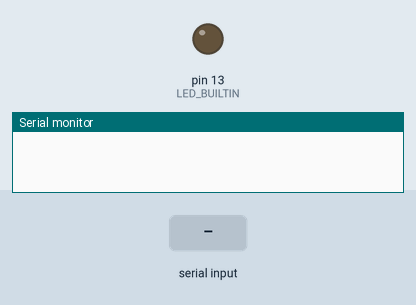
Recording of a sketch running on a simulated Arduino Uno, built with avr-gcc and run on an emulated ATmega328P. Parts: output pins drawn as LEDs (lit = HIGH), the last lines printed to the serial monitor. The test bench sets the inputs (shaded band).

Above: at 1.2 s.
1.3 s: "1" received over Serial
At 2.0 s:
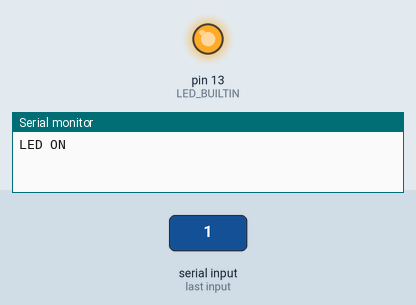
Timing chart, 0 to 4.3 s (numbered marks = the images above; inputs shaded):
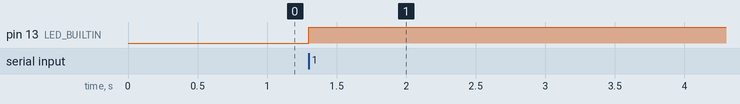

Measured:
- after the input at 1.3 s, pin 13 (LED_BUILTIN): LOW → HIGH at once

The sketch:

BLE.ino
```cpp
char code;
void setup() {
  Serial.begin(9600);
  pinMode(LED_BUILTIN, OUTPUT);
}

void loop() {
  if(Serial.available()>0)
  {
    code=Serial.read();
    if(code=='1')
    {
      if(digitalRead(LED_BUILTIN)==LOW) Serial.println("LED ON");
      else Serial.println("LED OFF");
      digitalWrite(LED_BUILTIN, !digitalRead(LED_BUILTIN));
    }
  }
}
```
